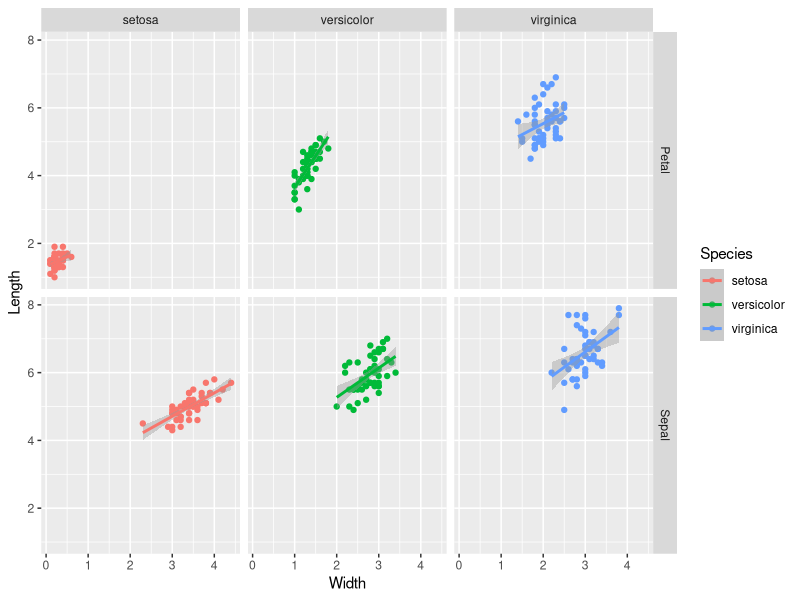
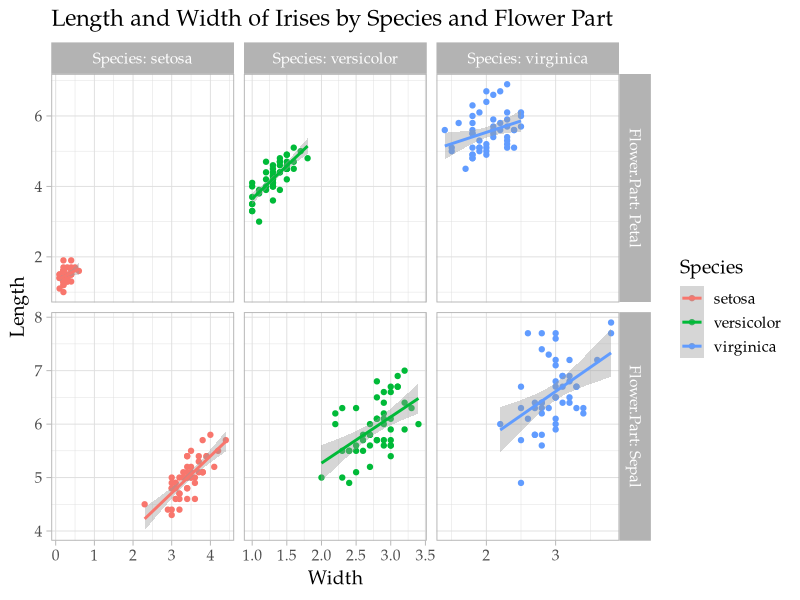

Reproduce these figures in R, in order.
## ---- chunk 1
# load dataset
data(iris)
# load ggplot2 package for graphics
library(ggplot2)
# load reshape2 package for data reshaping
library(reshape2)
## ---- chunk 2
head(iris)
## ---- chunk 3
# add a column with ID for each flower
iris <- within(iris, ID <- 1:nrow(iris))

# look at the new column
head(iris)

# melt data frame so we have four rows per flower with sepal length, width, petal length, width
melted_iris <- melt(iris,id.vars=c('ID','Species'),variable.name = 'Measurement.Type')

# now it looks like:
head(melted_iris)

# change measurement type from factor to character
melted_iris <- within(melted_iris, {
  Measurement.Type <- as.character(Measurement.Type)
})

# create new columns that will say which part of the flower and which dimension is being measured. To do this we need to split the character "Sepal.Length", for example, at the middle "." which will return two parts: "Sepal" and "Length". We'll repeat this splitting process for each flower ID number and then store the flower parts ("Sepal","Petal") in a new column called "Flower.Part" and the dimension of measurement ("Width","Length") in a new column called "Dimension".
num_flowers <- nrow(melted_iris)
melted_iris <- within(melted_iris, {
  # strsplit(Measurement.Type,split='[.]') will create a list of length nrow(melted_iris), where each item in the list contains two elements: flower part and dimension. We'll store the flower parts in Flower.Part and dimensions in Dimension
  Flower.Part <- unlist(strsplit(Measurement.Type,split='[.]'))[seq(1,num_flowers*2,2)]
  Dimension <- unlist(strsplit(Measurement.Type,split='[.]'))[seq(2,num_flowers*2,2)]
})

# remove the now unnecessary Measurement.Type column
melted_iris <- melted_iris[,-which(names(melted_iris)=='Measurement.Type')]

# look at what we have now
head(melted_iris)

# now we'll cast so we have two rows per flower instead of 4
# we'll have five columns: ID, Species, Flower.Part, Length, and Width
cast_iris <- dcast(melted_iris,ID+Species+Flower.Part ~ Dimension)

# confirm that our data now looks like what we want: it does!
head(cast_iris)
## ---- chunk 4
ggplot(data=cast_iris)+
  geom_point(aes(x=Width,y=Length,color=Species))+
  geom_smooth(aes(x=Width,y=Length,group=Species,color=Species), method="lm")+
  facet_grid(Flower.Part~Species)
## ---- chunk 5
ggplot(data=cast_iris)+
  geom_point(aes(x=Width,y=Length,color=Species))+
  geom_smooth(aes(x=Width,y=Length,group=Species,color=Species), method="lm")+
  facet_grid(Flower.Part~Species,labeller=label_both,scales='free')+
  ggtitle('Length and Width of Irises by Species and Flower Part')+
  theme_light(base_size=14,base_family='Palatino')
